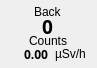
         <widget class="QFrame" name="cps_frame_m5_2">
          <property name="geometry">
           <rect>
            <x>576</x>
            <y>184</y>
            <width>97</width>
            <height>68</height>
           </rect>
          </property>
          <property name="toolTip">
           <string>&lt;html&gt;&lt;head/&gt;&lt;body&gt;&lt;p&gt;Module 5&lt;/p&gt;&lt;/body&gt;&lt;/html&gt;</string>
          </property>
          <property name="frameShape">
           <enum>QFrame::NoFrame</enum>
          </property>
          <property name="frameShadow">
           <enum>QFrame::Plain</enum>
          </property>
          <widget class="QLabel" name="cps_bg_m5_2">
           <property name="geometry">
            <rect>
             <x>2</x>
             <y>2</y>
             <width>91</width>
             <height>62</height>
            </rect>
           </property>
           <property name="frameShadow">
            <enum>QFrame::Sunken</enum>
           </property>
           <property name="text">
            <string/>
           </property>
           <property name="pixmap">
            <pixmap resource="RadMaster 3000+ v0.1/resources.qrc">:/bg/resources/bg/cps_frame.png</pixmap>
           </property>
           <property name="scaledContents">
            <bool>true</bool>
           </property>
          </widget>
          <widget class="QWidget" name="layoutWidget_21">
           <property name="geometry">
            <rect>
             <x>3</x>
             <y>5</y>
             <width>90</width>
             <height>60</height>
            </rect>
           </property>
           <layout class="QVBoxLayout" name="verticalLayout_31">
            <property name="spacing">
             <number>0</number>
            </property>
            <item alignment="Qt::AlignHCenter">
             <widget class="QLabel" name="res_bodypart_5">
              <property name="maximumSize">
               <size>
                <width>16777215</width>
                <height>13</height>
               </size>
              </property>
              <property name="text">
               <string>Back</string>
              </property>
             </widget>
            </item>
            <item alignment="Qt::AlignHCenter">
             <widget class="QLabel" name="counts_5">
              <property name="maximumSize">
               <size>
                <width>16777215</width>
                <height>16</height>
               </size>
              </property>
              <property name="font">
               <font>
                <family>Arial Black</family>
                <pointsize>14</pointsize>
                <weight>75</weight>
                <bold>true</bold>
               </font>
              </property>
              <property name="text">
               <string>0</string>
              </property>
             </widget>
            </item>
            <item alignment="Qt::AlignHCenter">
             <widget class="QLabel" name="counts_label_5">
              <property name="maximumSize">
               <size>
                <width>16777215</width>
                <height>13</height>
               </size>
              </property>
              <property name="text">
               <string>Counts</string>
              </property>
             </widget>
            </item>
            <item>
             <layout class="QGridLayout" name="gridLayout_24">
              <item row="0" column="0" alignment="Qt::AlignRight">
               <widget class="QLabel" name="res_uSv_5">
                <property name="maximumSize">
                 <size>
                  <width>16777215</width>
                  <height>14</height>
                 </size>
                </property>
                <property name="font">
                 <font>
                  <family>Arial Black</family>
                  <pointsize>9</pointsize>
                  <weight>75</weight>
                  <bold>true</bold>
                 </font>
                </property>
                <property name="text">
                 <string>0.00</string>
                </property>
               </widget>
              </item>
              <item row="0" column="1" alignment="Qt::AlignHCenter">
               <widget class="QLabel" name="res_uSv_label_5">
                <property name="maximumSize">
                 <size>
                  <width>16777215</width>
                  <height>14</height>
                 </size>
                </property>
                <property name="text">
                 <string>µSv/h</string>
                </property>
               </widget>
              </item>
             </layout>
            </item>
           </layout>
          </widget>
         </widget>
